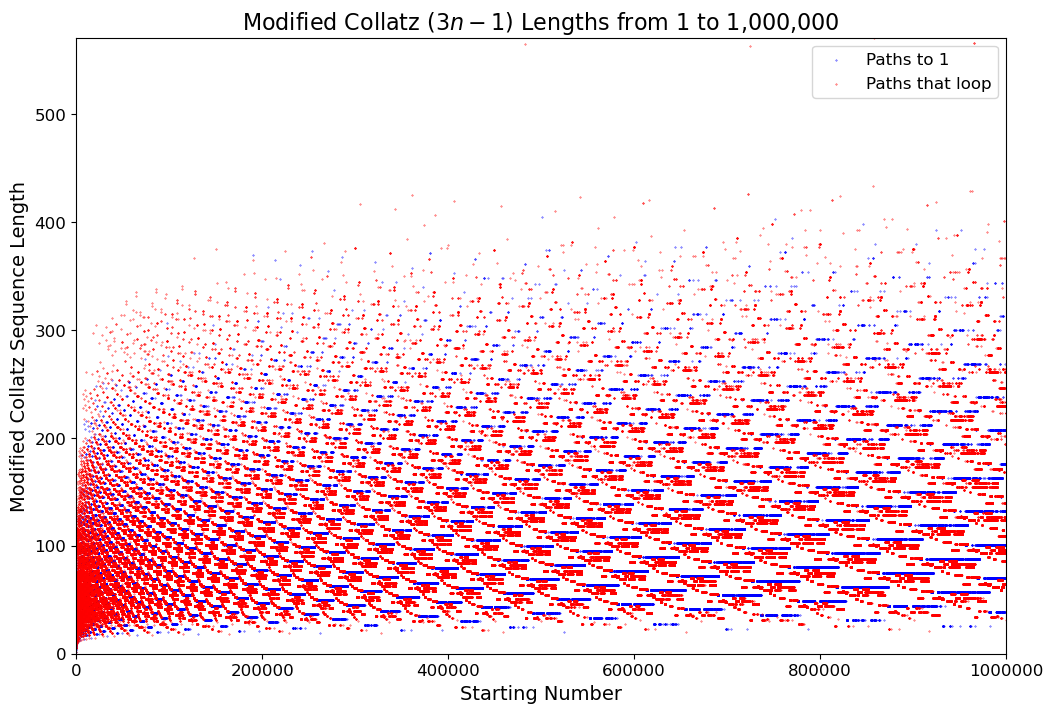

Write Python code to recreate this figure.
from matplotlib import pyplot as plt
import statistics

def not_collatz(n):
    my_ans = ["red", 0]
    my_list = [n]
    while True:
        if n % 2 == 0:
            n //= 2
        else:
            n = 3 * n - 1
        if n in my_list:
            my_ans[0] = "red"
            break
        my_list.append(n)
        if n == 1:
            my_ans[0] = "blue"
            break
    my_ans[1] = len(my_list)
    return my_ans

x = range(1,1000001)
all_lengths = []
red_lengths = {}
blue_lengths = {}
for i in range (1, 1000001):
    my_ans = not_collatz(i)
    all_lengths.append(my_ans[1])
    if my_ans[0] == "red":
        red_lengths[i] = my_ans[1]
    if my_ans[0] == "blue":
        blue_lengths[i] = my_ans[1]


# Create the plot with a larger figure size
plt.figure(figsize=(12, 8))  # Increased figure size for better readability

# Scatter plot and horizontal lines
plt.scatter(blue_lengths.keys(), blue_lengths.values(), color="#0000ff", s=0.1, label = "Paths to 1")
plt.scatter(red_lengths.keys(), red_lengths.values(), color="#ff0000", s=0.1, label = "Paths that loop")

plt.xlim(0, max(x))
plt.ylim(0, max(all_lengths))

# Customize the axes
plt.xlabel("Starting Number", fontsize=14)
plt.ylabel("Modified Collatz Sequence Length", fontsize=14)
plt.title(r"Modified Collatz $(3n-1)$ Lengths from 1 to 1,000,000", fontsize=16)

# Remove scientific notation from x-axis
plt.ticklabel_format(style='plain', axis='x')
plt.xticks(fontsize=12)
plt.yticks(fontsize=12)

# Show the legend
plt.legend(fontsize=12)

# Display the plot
plt.show()
